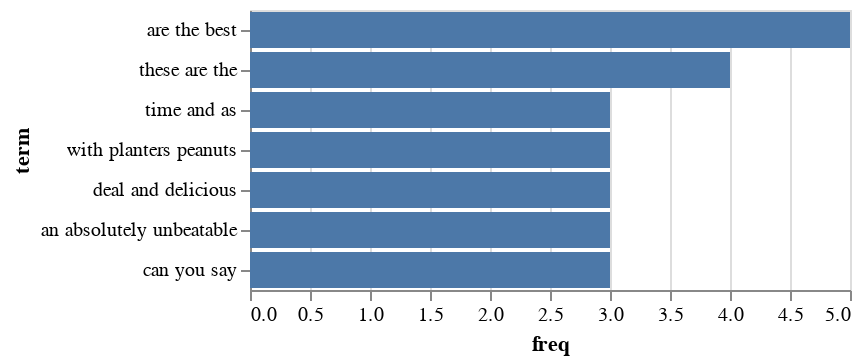

The cell this chart's notebook holds for it:
### Markdown cell above
#### Q17:
---

### Code cell
plot_top_ngrams(good_reviews, 3, 3, 7)

### Figure 1 — Vega-Lite specification as saved in the notebook (floating-point values rounded to 4 significant figures)
{"config": {"view": {"continuousWidth": 300, "continuousHeight": 300}}, "data": {"name": "data-4146330cf76a3b6d03890330fbb63089"}, "mark": {"type": "bar"}, "encoding": {"x": {"field": "freq", "type": "quantitative"}, "y": {"field": "term", "sort": "-x", "type": "nominal"}}, "$schema": "https://vega.github.io/schema/vega-lite/v5.8.0.json", "datasets": {"data-4146330cf76a3b6d03890330fbb63089": [{"term": "are the best", "freq": 5}, {"term": "these are the", "freq": 4}, {"term": "time and as", "freq": 3}, {"term": "with planters peanuts", "freq": 3}, {"term": "deal and delicious", "freq": 3}, {"term": "an absolutely unbeatable", "freq": 3}, {"term": "can you say", "freq": 3}]}}
